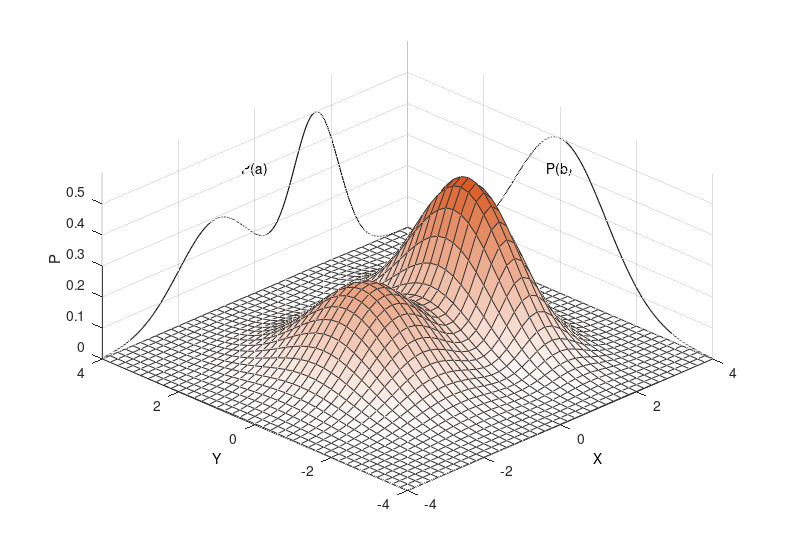

This figure's MATLAB source:
%% Gaussian Mixture Model
%  Juri Lukkarila
%  2017

% figure settings
screen = get(0,'screensize'); 
figx = 800; figy = 600;
pos = [screen(3)/2-figx/2, screen(4)/2-figy/2, figx, figy]; 

N = 41;
a = linspace(-4,4,N);
b = linspace(-4,4,N*10); % for smooth 1D curves

% Gaussian 1
sx  = 1.2;
x   = 2 / (sqrt(2*pi) * sx) .* exp(-a.^2 / (2 * sx^2));
xb  = 2 / (sqrt(2*pi) * sx) .* exp(-b.^2 / (2 * sx^2));

x  = x  ./ max(xb) * 0.5;
xb = xb ./ max(xb) * 0.5;

% Gaussian 2
y1  = 1 / (sqrt(2*pi) * 1.0) .* exp(-(a+1.0).^2 / (2 * 1.0^2));
y2  = 1 / (sqrt(2*pi) * 0.6) .* exp(-(a-1.6).^2 / (2 * 0.6^2));

y1b = 1 / (sqrt(2*pi) * 1.0) .* exp(-(b+1.0).^2 / (2 * 1.0^2));
y2b = 1 / (sqrt(2*pi) * 0.6) .* exp(-(b-1.6).^2 / (2 * 0.6^2));

y  = y1  + y2;  
yb = y1b + y2b; 

y  = y  ./ max(yb) * 0.5;
yb = yb ./ max(yb) * 0.5;

% 2D grid
[X,Y] = meshgrid(a);

% height over 2D grid
Z = zeros(N,N);
for n = 1:N
    for m = 1:N
        Z(n,m) = x(n) * y(m);
    end
end

% scale
Z = Z ./ max(max(Z)) * 0.5;

figure('Position', pos);
surf(X,Y,Z,'EdgeColor',[0.2 0.2 0.2]); grid on; axis auto; hold on;
plot3(b,4+zeros(1,N*10),yb,'-k','LineWidth',0.8);
plot3(4+zeros(1,N*10),b,xb,'-k','LineWidth',0.8);
axis([-4 4 -4 4 0 0.6]);
view(-45,45);
text(-5.5,-0.5,0,'Y','HorizontalAlignment','center');
text(-0.5,-5.5,0,'X','HorizontalAlignment','center');
zlabel('P');
text(4,0,0.4,'P(b)','HorizontalAlignment','center');
text(0,4,0.4,'P(a)','HorizontalAlignment','center');
load('WhiteToRedMap.mat'); % custom colormap
colormap(mymap);
set(gcf,'PaperUnits','centimeters',...
        'PaperPosition', [-1.2 -0.4 20 14],...
        'PaperSize',     [17.8 13]);
print(gcf, '.\figures\gmm','-dpdf', '-painters');